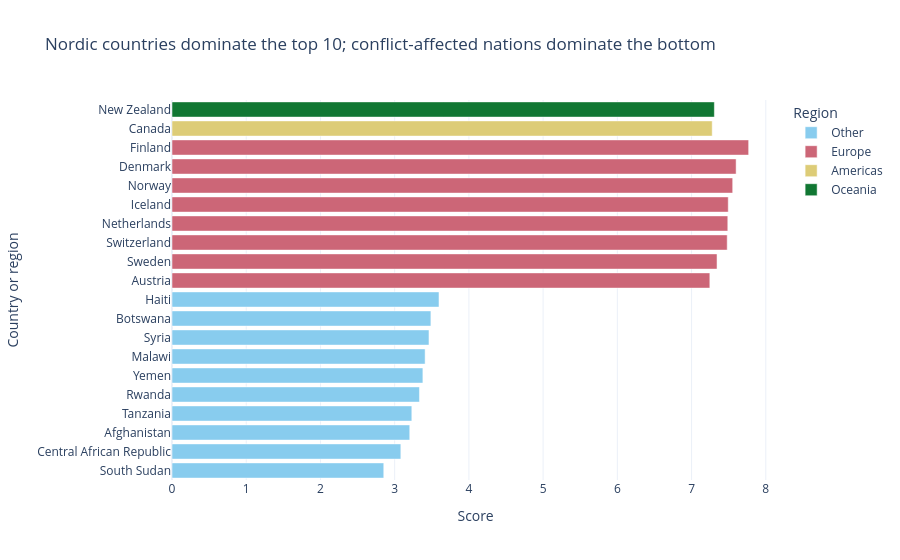

Notebook code cell kept with this figure:
### Markdown cell above
## Q8 / Top 10 vs. Bottom 10 Countries by Happiness

### Code cell
top10 = df.nlargest(10, "Score")
bottom10 = df.nsmallest(10, "Score")
combined = pd.concat([top10, bottom10])

fig = px.bar(
    combined.sort_values("Score"), 
    x="Score", 
    y="Country or region",  # Corrected from "Country"
    orientation="h",
    color="Region", 
    color_discrete_sequence=px.colors.qualitative.Safe,
    title="Nordic countries dominate the top 10; conflict-affected nations dominate the bottom",
    template="plotly_white"
)
fig.show()

### Figure 1 — Plotly figure (JSON) as saved in the notebook; plotly's stock layout.template omitted (floating-point values rounded to 4 significant figures)
{"data": [{"hovertemplate": "Region=Other<br>Score=%{x}<br>Country or region=%{y}<extra></extra>", "legendgroup": "Other", "marker": {"color": "rgb(136, 204, 238)", "pattern": {"shape": ""}}, "name": "Other", "orientation": "h", "showlegend": true, "textposition": "auto", "type": "bar", "x": [2.853, 3.083, 3.203, 3.231, 3.334, 3.38, 3.41, 3.462, 3.488, 3.597], "xaxis": "x", "y": ["South Sudan", "Central African Republic", "Afghanistan", "Tanzania", "Rwanda", "Yemen", "Malawi", "Syria", "Botswana", "Haiti"], "yaxis": "y"}, {"hovertemplate": "Region=Europe<br>Score=%{x}<br>Country or region=%{y}<extra></extra>", "legendgroup": "Europe", "marker": {"color": "rgb(204, 102, 119)", "pattern": {"shape": ""}}, "name": "Europe", "orientation": "h", "showlegend": true, "textposition": "auto", "type": "bar", "x": [7.246, 7.343, 7.48, 7.488, 7.494, 7.554, 7.6, 7.769], "xaxis": "x", "y": ["Austria", "Sweden", "Switzerland", "Netherlands", "Iceland", "Norway", "Denmark", "Finland"], "yaxis": "y"}, {"hovertemplate": "Region=Americas<br>Score=%{x}<br>Country or region=%{y}<extra></extra>", "legendgroup": "Americas", "marker": {"color": "rgb(221, 204, 119)", "pattern": {"shape": ""}}, "name": "Americas", "orientation": "h", "showlegend": true, "textposition": "auto", "type": "bar", "x": [7.278], "xaxis": "x", "y": ["Canada"], "yaxis": "y"}, {"hovertemplate": "Region=Oceania<br>Score=%{x}<br>Country or region=%{y}<extra></extra>", "legendgroup": "Oceania", "marker": {"color": "rgb(17, 119, 51)", "pattern": {"shape": ""}}, "name": "Oceania", "orientation": "h", "showlegend": true, "textposition": "auto", "type": "bar", "x": [7.307], "xaxis": "x", "y": ["New Zealand"], "yaxis": "y"}], "layout": {"barmode": "relative", "legend": {"title": {"text": "Region"}, "tracegroupgap": 0}, "title": {"text": "Nordic countries dominate the top 10; conflict-affected nations dominate the bottom"}, "xaxis": {"anchor": "y", "domain": [0, 1], "title": {"text": "Score"}}, "yaxis": {"anchor": "x", "domain": [0, 1], "title": {"text": "Country or region"}}}}
